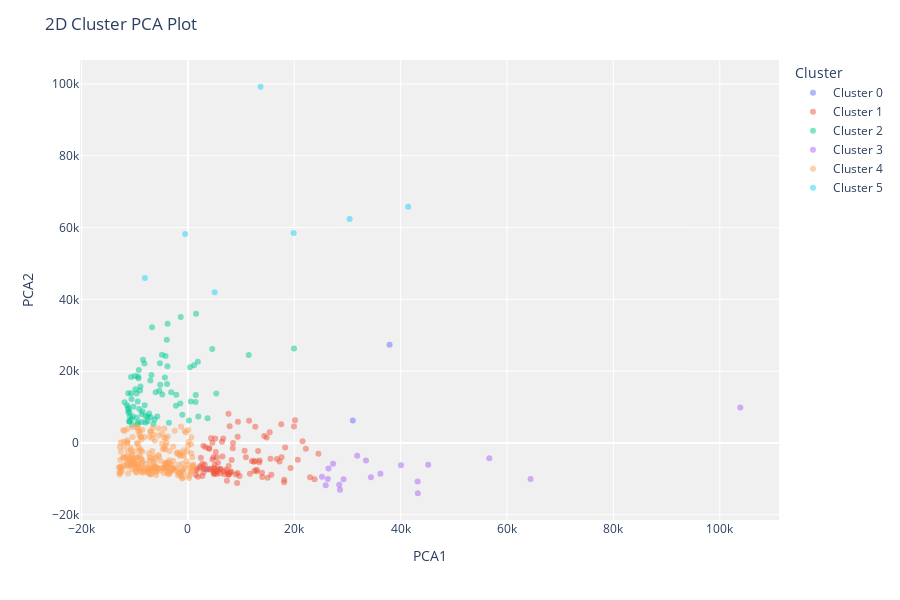
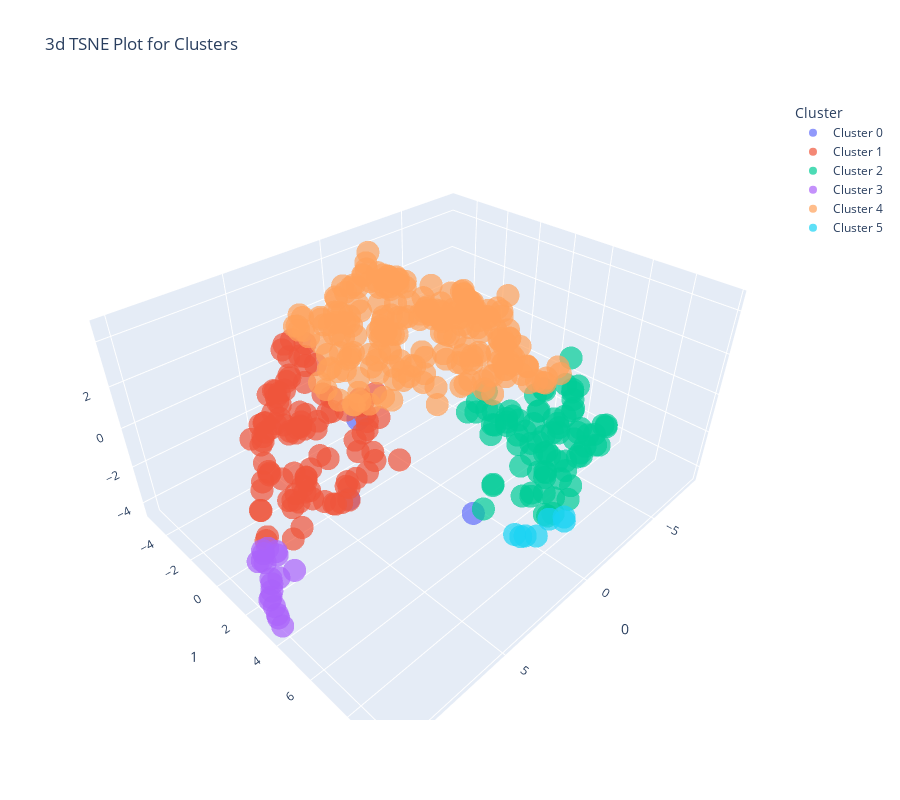

Notebook source saved alongside these figures, in order:
### Code cell
for pt in plot_types: 
    plot_model(x, plot = pt)
